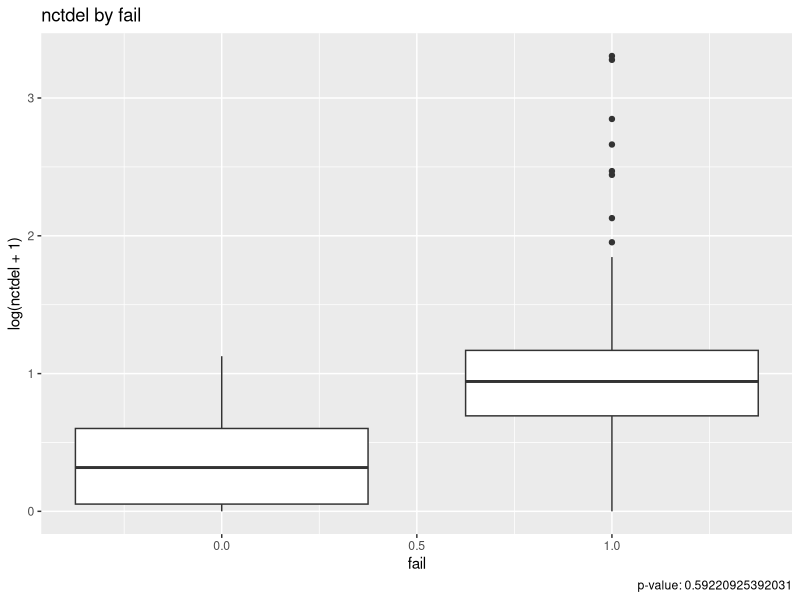
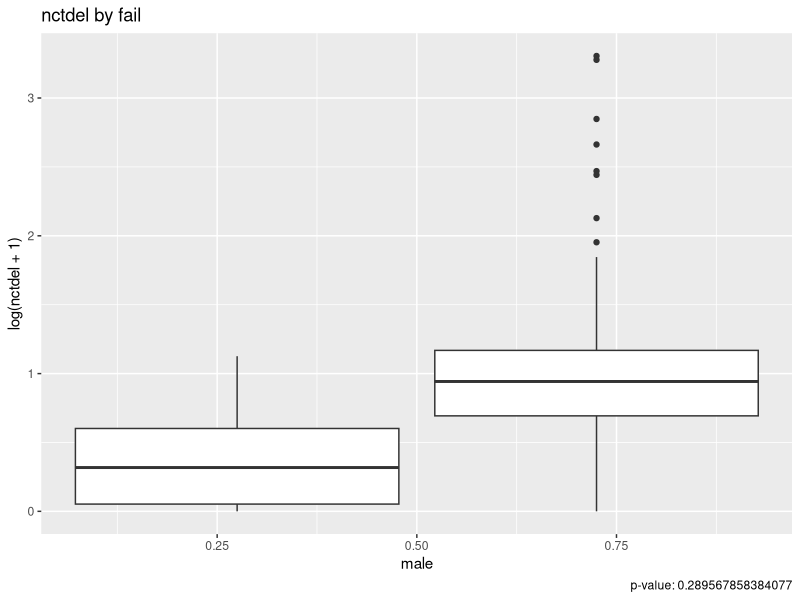
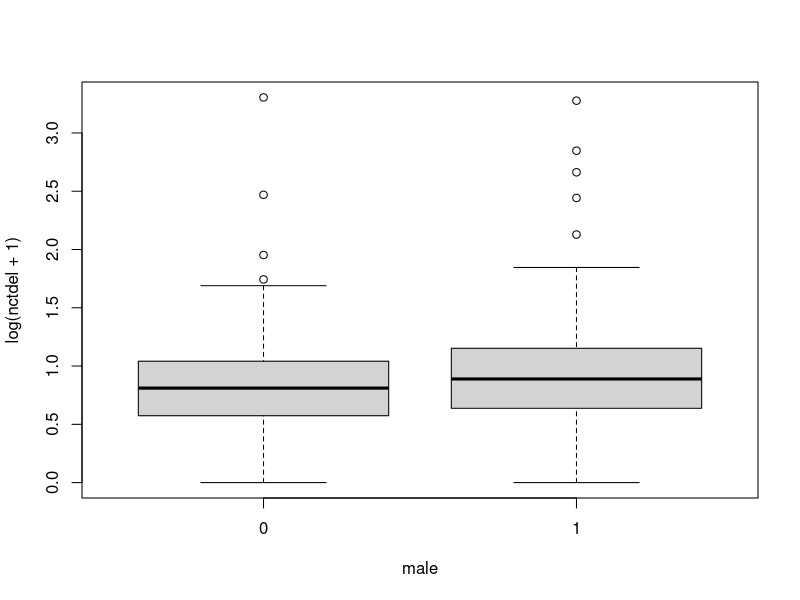
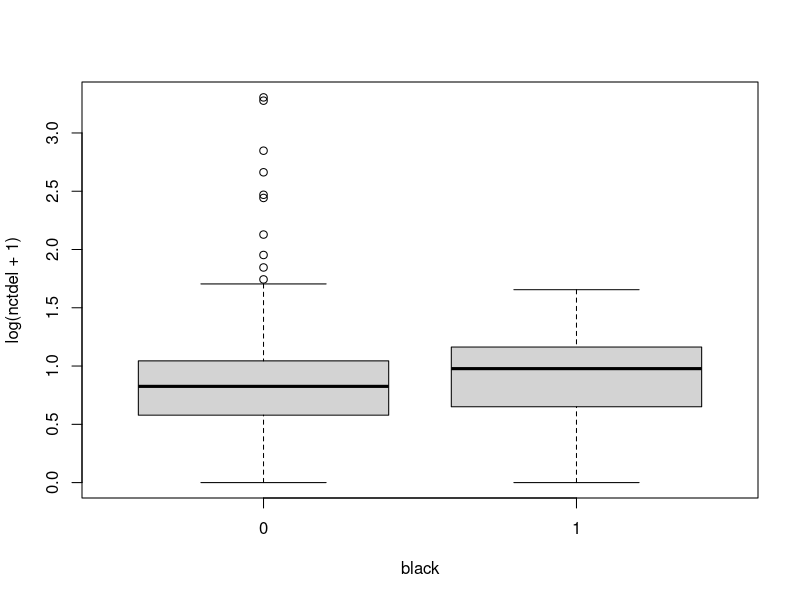

The R script that drew these images, in order: (Note: this script raises an error after producing the figures.)
library(survival) 
# https://rstudio-pubs-static.s3.amazonaws.com/5588_72eb65bfbe0a4cb7b655d2eee0751584.html
# http://rstudio-pubs-static.s3.amazonaws.com/5896_8f0fed2ccbbd42489276e554a05af87e.html
library(dplyr); library(ggplot2)

kellydat <- read.table("kellydat.txt", header = TRUE, stringsAsFactors = FALSE)

# Variable key: 
# nctdel  = min of neurologist time to assessment & CT scan from arrival at ER
# fail    = 1 if got neurologist/CT scan & 0 otherwise
# male    = 1 if male, 0=female
# black   = 1 if black, 0=not black 
# hisp    = 1 if hispanic, 0=not hispanic
# sn1     = 0/1 indicator 1 main symptom
# sn2     = 0/1 indicator 2 main symptoms
# sn3     = 0/1 indicator 3 main symptoms 
# all4    = 0/1 indicator all 4 main symptoms

#symptom var doesn't tell us WHICH symptoms :(
#no NA's! :)
#no one has sn1 - all4 recorded more than once. :)

#the response is right skewed but we don't need it to be gaussian do we?

pfail <- summary(aov(log(nctdel+1) ~ fail, data = kellydat))[[1]][["Pr(>F)"]][1]
pmale <- summary(aov((nctdel+1) ~ male, data = kellydat))[[1]][["Pr(>F)"]][1]
pblack <- summary(aov(log(nctdel+1) ~ black, data = kellydat))[[1]][["Pr(>F)"]][1]
phisp <- summary(aov(log(nctdel+1) ~ hisp, data = kellydat))[[1]][["Pr(>F)"]][1]
p1 <- summary(aov(log(nctdel+1) ~ sn1, data = kellydat))[[1]][["Pr(>F)"]][1]
p2 <- summary(aov(log(nctdel+1) ~ sn2, data = kellydat))[[1]][["Pr(>F)"]][1]
p3 <- summary(aov(log(nctdel+1) ~ sn3, data = kellydat))[[1]][["Pr(>F)"]][1]
p4 <- summary(aov(log(nctdel+1) ~ all4, data = kellydat))[[1]][["Pr(>F)"]][1]

ggplot(kellydat,
       aes(x=fail, group=as.factor(fail), y=log(nctdel+1))) + 
  geom_boxplot() + 
  labs(title = "nctdel by fail",
       caption = paste("p-value:",p1))

ggplot(kellydat,
       aes(x=male, group=as.factor(fail), y=log(nctdel+1))) + 
  geom_boxplot() + 
  labs(title = "nctdel by fail",
       caption = paste("p-value:",pmale))



boxplot(log(nctdel+1) ~ male, data = kellydat)  #males wait slightly longer
boxplot(log(nctdel+1) ~ black, data = kellydat) #black ppl wait slightly longer

kelly.surv <- Surv(time = kellydat$nctdel, event = kellydat$fail)
kelly.cox <- coxph()